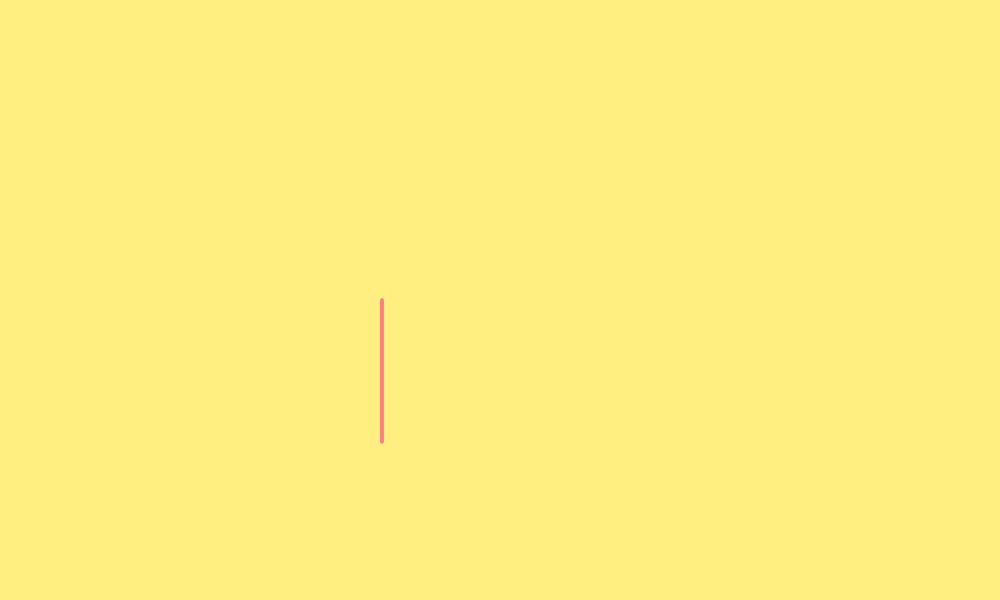
Frame 1 (no input)
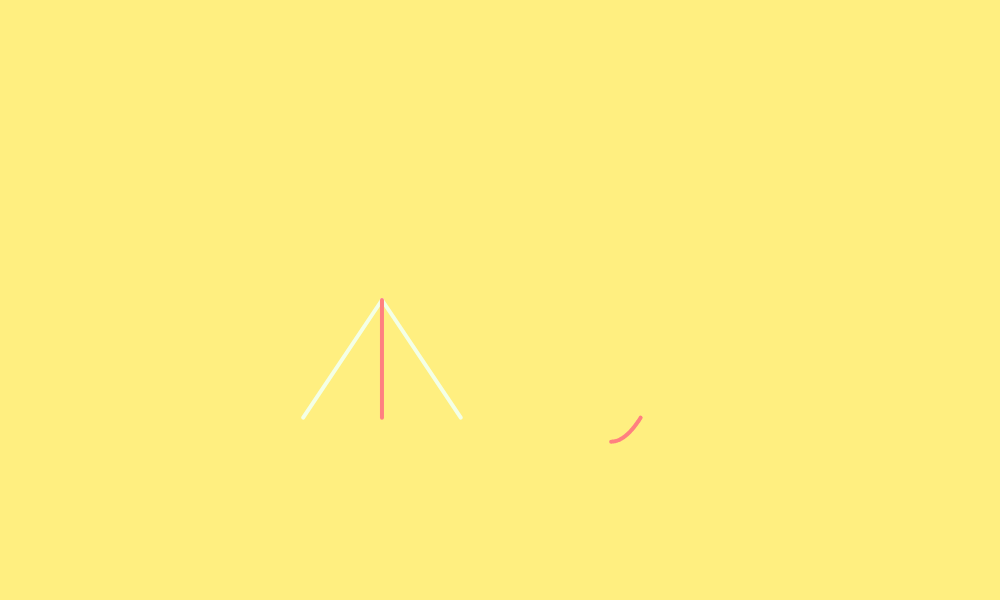
Frame 60 (no input)
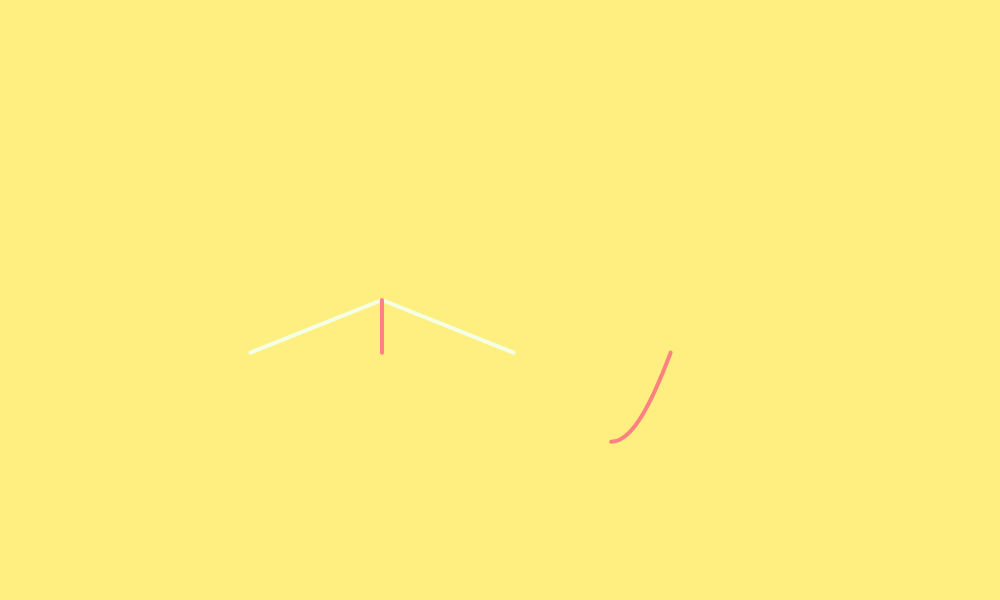
Frame 120 (the mouse pressed at the canvas centre since frame 60)

The p5.js sketch that drew these frames (run headless with seeded random() and noise() and a simulated clock; from frame 60 on, the mouse is pressed at the canvas centre):

// p5.js sketch
// ── sketch.js
var arrow1, arrow2, cosArrow;
var trace1;

var circleRadius;
var circleX, circleY;

var traceStartX;
var maxVertices;

var speedFactor1 = 1;
var speedFactor2 = 1;

var angle = 0;

function setup() {

  createCanvas(1000, 600);

  colorMode(HSB, 360, 100, 100);

  circleX = width * 0.381966;
  circleY = height/2;

  circleRadius = height * 0.23606798;


  arrow1   = new Arrow( circleX, circleY, circleRadius, 0 , 360 * 0.23606798, 10);
  arrow2   = new Arrow( circleX, circleY, circleRadius, 0 , 360 * 0.23606798, 10);
  cosArrow = new Arrow( circleX, circleY, circleRadius, 0 , 360, 50);

  traceStartX = circleX + circleRadius + circleRadius * 0.618034;

  maxVertices = 400;

  trace1   = new Trace(traceStartX, 0, maxVertices, 360);

  frameRate(60);

}

function draw() {

  background(360 * 0.145898, 50, 100);

  arrow1.endy = circleRadius * cos(speedFactor1 * angle);
  arrow1.endx = circleRadius * sin(speedFactor1 * angle);

  arrow2.endy = circleRadius * cos(speedFactor2 * angle);
  arrow2.endx = circleRadius * sin(-speedFactor2 * angle);

  addArrows(arrow1, arrow2, cosArrow);

  cosArrow.endx /= 2;
  cosArrow.endy /= 2;

  trace1.y = cosArrow.starty+cosArrow.endy;

  //stroke(360, 20, 100);
  //line(cosArrow.startx + width * 0.055728, trace1.y, trace1.x - width * 0.055728, trace1.y);

  arrow1.show();
  arrow2.show();
  cosArrow.show();

  trace1.update();
  trace1.show();

  angle += 0.01;

}

class Arrow {

  constructor(_startx, _starty, _endx, _endy, _hue, _sat) {

    this.startx = _startx;
    this.starty = _starty;
    this.endx   = _startx + _endx; // relative coordinates
    this.endy   = _starty + _endy;
    this.hue    = _hue;
    this.sat = _sat;

  }

  show() {

    strokeWeight(4);
    stroke(this.hue, this.sat, 100 );

    line(this.startx, this.starty, this.startx + this.endx, this.starty + this.endy);

  }

}

class Trace {

  constructor(_startx, _starty, _maxOnScreen, _hue) {

    this.startx = _startx;

    this.x = _startx;
    this.y = _starty;
    this.maxOnScreen = _maxOnScreen;
    this.hue = _hue;

    this.historyX = []; // multidim arrays or vectors didnt work for some reason :(
    this.historyY = [];

    this.xBoundary =  width - width * 0.055728;

  }

  update() {

    this.historyX.push(this.x);
    this.historyY.push(this.y);

    if(this.historyY.length > this.maxOnScreen) {

      this.historyY.splice(0,1); //remove oldest entry
      this.historyX.splice(0,1);

    }

    if(this.x > this.xBoundary) { // reset position

      this.x = this.startx;
      this.historyY = [];
      this.historyX = [];
    }


    this.x += 0.5;

  }

  show() {

    stroke(this.hue, 50, 100);
    noFill();

    beginShape();
    for(var i = 0; i < this.maxOnScreen; i++) {

      vertex(this.historyX[i], this.historyY[i]);

    }
    endShape();

    //circle(this.x, this.y, 20);

  }

}

function addArrows(addArrow1, addArrow2, destArrow) {

  destArrow.endx = addArrow1.endx + addArrow2.endx;
  destArrow.endy = addArrow1.endy + addArrow2.endy;

}
